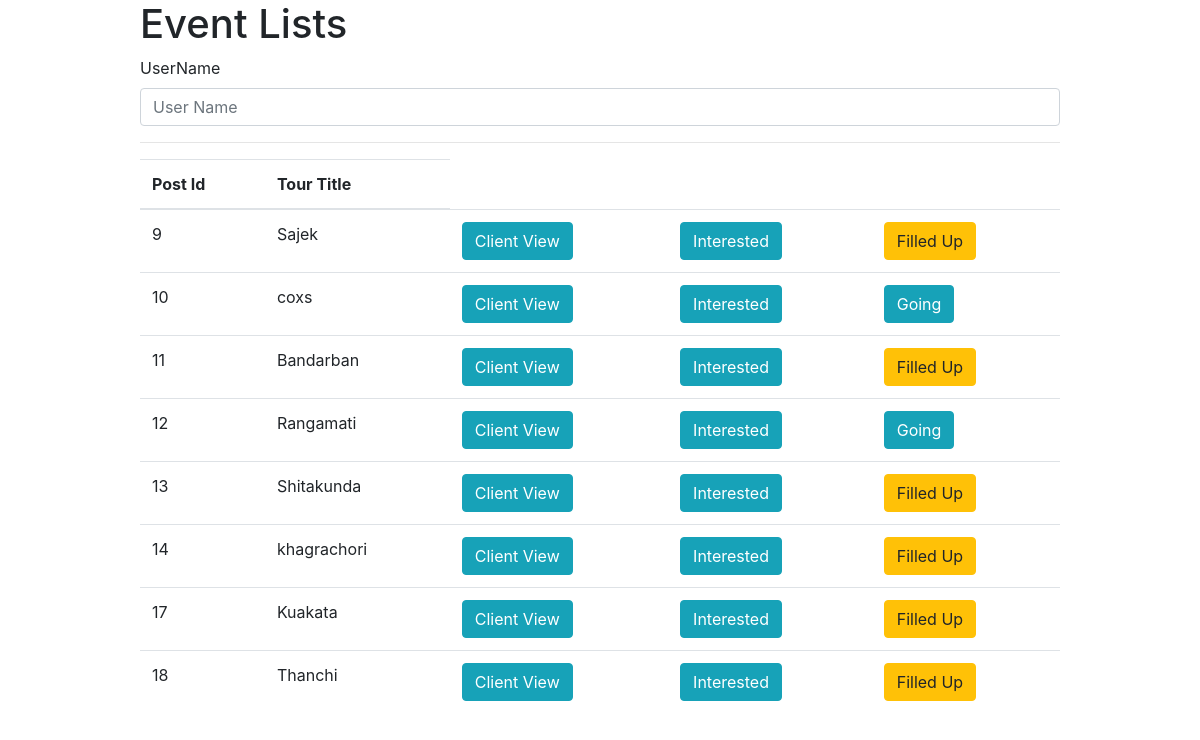
Page /mysql/event_index.php on the committed database.
### tables this page shows
CREATE TABLE `host` (
  `group_id` int(11) NOT NULL,
  `host_id` int(11) NOT NULL,
  `tour_title` varchar(100) NOT NULL,
  `host_budget` int(20) NOT NULL,
  `tour_details` varchar(300) NOT NULL,
  `tour_date` date NOT NULL,
  `tour_member` int(11) NOT NULL
);

### mysql/event_index.php (the view, shortened to what this page needs)
<?php
$id = $_GET['client_id'];
$conn = new mysqli('localhost','root','','travel');
$sql = "SELECT * FROM host";
 $result = $conn->query($sql);
 ?>
<!doctype html>
<html lang="en">
  <head>
    <link rel="stylesheet" href="https://stackpath.bootstrapcdn.com/bootstrap/4.3.1/css/bootstrap.min.css">
  </head>
  <body>
    <div class="container">
      <div class="row">
        <div class="col-md-1">
        </div>
        <div class="col-md-10">
          <h1>Event Lists</h1>
          <div class="form-group">
            <label for="name">UserName</label>
            <input type="text" class="form-control" name="name" required="required" aria-describedby="emailHelp" placeholder="User Name">
          </div>
          <hr>
          <table class="table">
            <thead>
              <th>Post Id</th>
              <th>Tour Title</th>
            </thead>
            <tbody>
              <?php while ($row = $result->fetch_assoc()) { ?>
              <tr>
                <td><?php echo $row['group_id'] ?></td>
                <td><?php echo $row['tour_title'] ?></td>
                <?php
                if($row['host_id']!=$id){?>
                  <td>
                    <a class="btn btn-info" href="event_show_client.php?group_id=<?php echo $row['group_id'];?>&client_id=<?php echo $id ?> ">Client View</a>
                  </td>
                  <td>
                    <a class="btn btn-info" href="enroll.php?group_id=<?php echo $row['group_id'];?>&client_id=<?php echo $id ?> ">Interested</a>
                  </td>
                  <td>
                  <?php
                  $gid=$row['group_id'];
                        $qu="SELECT T.going_member as GOING,IF(T.t_member=T.going_member,'Yes','No') as Message,T.post_id as POST_ID
FROM(SELECT COUNT(*) as going_member , e.group_id as post_id , h.tour_member as t_member
FROM enroll as e JOIN host as h ON e.group_id = h.group_id
WHERE e.status = 'Going' AND h.tour_member >=0
GROUP BY e.group_id) as T
WHERE POST_ID=$gid";
try{
$conn1=new PDO("mysql:host=localhost;dbname=travel",'root','');
$stmt=$conn1->query($qu);
$table=$stmt->fetchAll(PDO::FETCH_NUM);
if($table[0][1]=='No'){
  ?>
   <a class="btn btn-info" href="enroll_transaction.php?group_id=<?php echo $row['group_id'];?>&client_id=<?php echo $id?>">Going</a>
<?php
}
else{?>
  <a class="btn btn-warning" href="#">Filled Up</a>
<?php  }?>
<?php
}catch(PDOException $ex){
  echo "<script>window.alert('error in database access')</script>";
}
?>
              </td>
              </tr>
            <?php } } ?>
            </tbody>
          </table>
        </div>
      </div>
    </div>
  </body>
</html>

### rows in the picture
host: group_id "9", tour_title "Sajek", shows "Filled Up"
host: group_id "10", tour_title "coxs"
host: group_id "11", tour_title "Bandarban", shows "Filled Up"
host: group_id "12", tour_title "Rangamati"
host: group_id "13", tour_title "Shitakunda", shows "Filled Up"
host: group_id "14", tour_title "khagrachori", shows "Filled Up"
host: group_id "17", tour_title "Kuakata", shows "Filled Up"
host: group_id "18", tour_title "Thanchi", shows "Filled Up"
